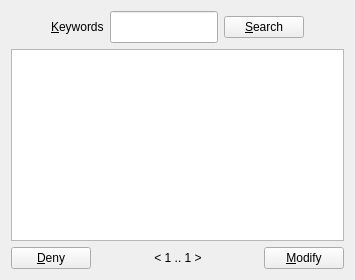
      <widget class="QWidget" name="tab_search">
       <attribute name="icon">
        <iconset resource="../Icons/icons.qrc">
         <normaloff>:/tab-search.png</normaloff>:/tab-search.png</iconset>
       </attribute>
       <attribute name="title">
        <string>&amp;Search</string>
       </attribute>
       <layout class="QHBoxLayout" name="horizontalLayout_19">
        <item>
         <layout class="QVBoxLayout" name="verticalLayout">
          <item>
           <layout class="QHBoxLayout" name="horizontalLayout_7">
            <item>
             <spacer name="horizontalSpacer_4">
              <property name="orientation">
               <enum>Qt::Horizontal</enum>
              </property>
              <property name="sizeHint" stdset="0">
               <size>
                <width>40</width>
                <height>20</height>
               </size>
              </property>
             </spacer>
            </item>
            <item>
             <widget class="QLabel" name="label_3">
              <property name="text">
               <string>&amp;Keywords</string>
              </property>
              <property name="buddy">
               <cstring>keywords</cstring>
              </property>
             </widget>
            </item>
            <item>
             <widget class="QLineEdit" name="keywords">
              <property name="minimumSize">
               <size>
                <width>0</width>
                <height>32</height>
               </size>
              </property>
             </widget>
            </item>
            <item>
             <widget class="QPushButton" name="pushButton_11">
              <property name="text">
               <string>&amp;Search</string>
              </property>
              <property name="icon">
               <iconset resource="../Icons/icons.qrc">
                <normaloff>:/tab-search.png</normaloff>:/tab-search.png</iconset>
              </property>
              <property name="iconSize">
               <size>
                <width>24</width>
                <height>24</height>
               </size>
              </property>
             </widget>
            </item>
            <item>
             <spacer name="horizontalSpacer_5">
              <property name="orientation">
               <enum>Qt::Horizontal</enum>
              </property>
              <property name="sizeHint" stdset="0">
               <size>
                <width>40</width>
                <height>20</height>
               </size>
              </property>
             </spacer>
            </item>
           </layout>
          </item>
          <item>
           <layout class="QHBoxLayout" name="horizontalLayout_8">
            <item>
             <widget class="QTextBrowser" name="textBrowser_2"/>
            </item>
           </layout>
          </item>
          <item>
           <layout class="QHBoxLayout" name="horizontalLayout_16">
            <item>
             <widget class="QPushButton" name="pushButton_9">
              <property name="toolTip">
               <string>Delete Selected URL</string>
              </property>
              <property name="text">
               <string>&amp;Deny</string>
              </property>
              <property name="icon">
               <iconset resource="../Icons/icons.qrc">
                <normaloff>:/delete.png</normaloff>:/delete.png</iconset>
              </property>
              <property name="iconSize">
               <size>
                <width>32</width>
                <height>32</height>
               </size>
              </property>
             </widget>
            </item>
            <item>
             <spacer name="horizontalSpacer_12">
              <property name="orientation">
               <enum>Qt::Horizontal</enum>
              </property>
              <property name="sizeHint" stdset="0">
               <size>
                <width>40</width>
                <height>20</height>
               </size>
              </property>
             </spacer>
            </item>
            <item>
             <widget class="QLabel" name="label_2">
              <property name="text">
               <string>&lt; 1 .. 1 &gt;</string>
              </property>
              <property name="alignment">
               <set>Qt::AlignCenter</set>
              </property>
             </widget>
            </item>
            <item>
             <spacer name="horizontalSpacer_13">
              <property name="orientation">
               <enum>Qt::Horizontal</enum>
              </property>
              <property name="sizeHint" stdset="0">
               <size>
                <width>40</width>
                <height>20</height>
               </size>
              </property>
             </spacer>
            </item>
            <item>
             <widget class="QPushButton" name="pushButton_10">
              <property name="toolTip">
               <string>Modify Selected URL</string>
              </property>
              <property name="text">
               <string>&amp;Modify</string>
              </property>
              <property name="icon">
               <iconset resource="../Icons/icons.qrc">
                <normaloff>:/modify.png</normaloff>:/modify.png</iconset>
              </property>
              <property name="iconSize">
               <size>
                <width>32</width>
                <height>32</height>
               </size>
              </property>
             </widget>
            </item>
           </layout>
          </item>
         </layout>
        </item>
       </layout>
      </widget>
